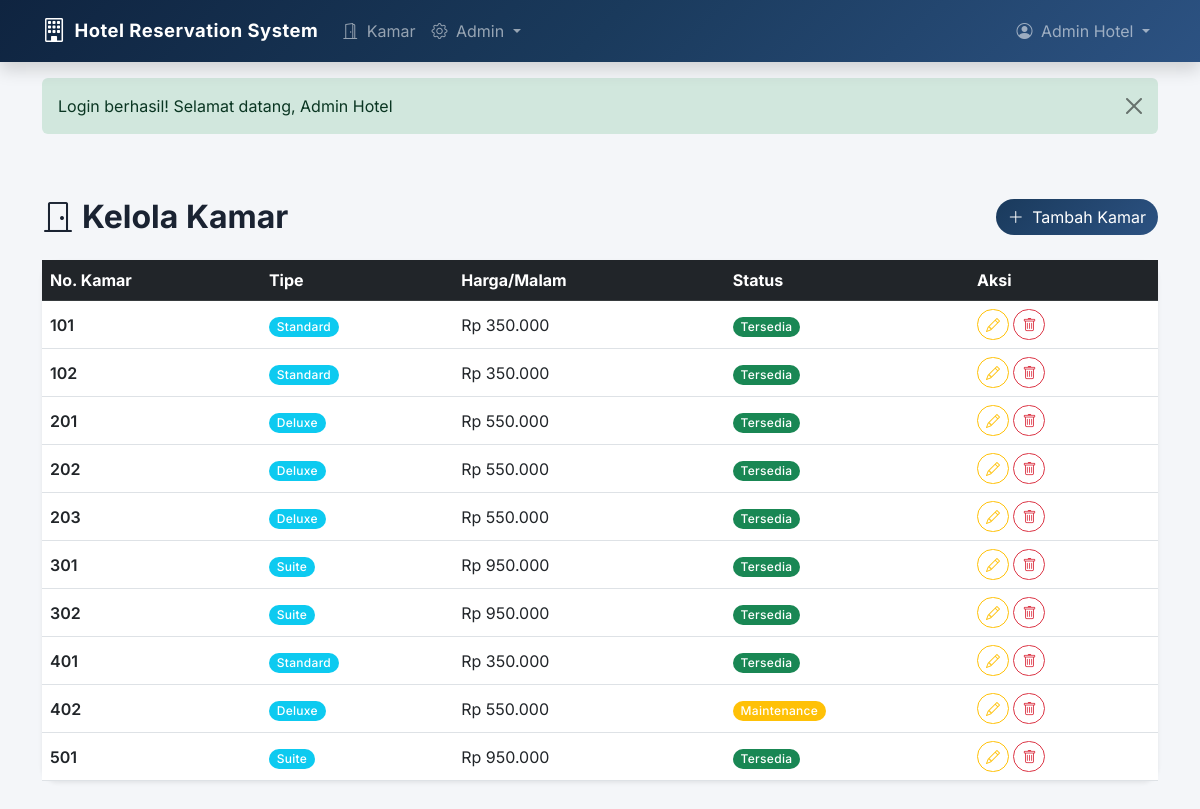
Screenshot of /public/admin/rooms (signed in) with the database file from the repository.
### tables this page shows
CREATE TABLE rooms (
    id_room      INT AUTO_INCREMENT PRIMARY KEY,
    nomor_kamar  VARCHAR(10) NOT NULL UNIQUE,
    tipe_kamar   VARCHAR(50) NOT NULL COMMENT 'standard, deluxe, suite',
    harga        DECIMAL(12,2) NOT NULL,
    status       ENUM('tersedia', 'terisi', 'maintenance') DEFAULT 'tersedia',
    deskripsi    TEXT,
    gambar       VARCHAR(255) DEFAULT NULL,
    created_at   DATETIME DEFAULT CURRENT_TIMESTAMP
);

### app/controllers/RoomController.php (called while the page is built, shortened)
<?php
class RoomController extends Controller
{
    public function adminIndex()
    {
        $roomModel = $this->model('Room');
        $rooms = $roomModel->getAll();
        $this->view('admin/rooms', ['rooms' => $rooms]);
    }
}

### public/index.php (called while the page is built, shortened)
<?php
require_once __DIR__ . '/../app/core/Database.php';
require_once __DIR__ . '/../app/core/App.php';
require_once __DIR__ . '/../app/core/Controller.php';
require_once __DIR__ . '/../app/core/Middleware.php';
App::run();

### app/core/Middleware.php (called while the page is built, shortened)
<?php
class Middleware
{
    public static function user()
    {
        return $_SESSION['user'] ?? null;
    }
}

### app/core/Database.php (called while the page is built, shortened)
<?php
class Database
{
    private static $instance = null;
    private $pdo;
    private $stmt;
    private function __construct()
    {
        $dsn = 'mysql:host=' . DB_HOST . ';dbname=' . DB_NAME . ';charset=utf8mb4';
        $options = [
            PDO::ATTR_ERRMODE            => PDO::ERRMODE_EXCEPTION,
            PDO::ATTR_DEFAULT_FETCH_MODE => PDO::FETCH_OBJ,
            PDO::ATTR_EMULATE_PREPARES   => false,
        ];
        try {
            $this->pdo = new PDO($dsn, DB_USER, DB_PASS, $options);
        } catch (PDOException $e) {
            die('Koneksi database gagal: ' . $e->getMessage());
        }
    }
    public static function getInstance()
    {
        if (self::$instance === null) {
            self::$instance = new self();
        }
        return self::$instance;
    }
    public function query($sql)
    {
        $this->stmt = $this->pdo->prepare($sql);
        return $this;
    }
    public function execute()
    {
        return $this->stmt->execute();
    }
    public function resultSet()
    {
        $this->execute();
        return $this->stmt->fetchAll();
    }
}

### app/models/Room.php (called while the page is built, shortened)
<?php
class Room
{
    private $db;
    public function __construct()
    {
        $this->db = Database::getInstance();
    }
    public function getAll()
    {
        $this->db->query("SELECT * FROM rooms ORDER BY nomor_kamar ASC");
        return $this->db->resultSet();
    }
}

### app/views/admin/rooms.php (the view, shortened to what this page needs)
<?php require_once __DIR__ . '/../layouts/header.php'; ?>
<?php require_once __DIR__ . '/../layouts/navbar.php'; ?>
<div class="container py-5">
    <div class="d-flex justify-content-between align-items-center mb-4">
        <h2 class="fw-bold mb-0"><i class="bi bi-door-closed me-2"></i>Kelola Kamar</h2>
        <a href="<?= BASE_URL ?>/admin/rooms/create" class="btn btn-primary rounded-pill">
            <i class="bi bi-plus-lg me-1"></i> Tambah Kamar
        </a>
    </div>
    <div class="card border-0 shadow-sm rounded-4">
        <div class="card-body p-0">
            <div class="table-responsive">
                <table class="table table-hover align-middle mb-0">
                    <thead class="table-dark">
                        <tr>
                            <th>No. Kamar</th>
                            <th>Tipe</th>
                            <th>Harga/Malam</th>
                            <th>Status</th>
                            <th>Aksi</th>
                        </tr>
                    </thead>
                    <tbody>
                        <?php foreach ($rooms as $room): ?>
                        <tr>
                            <td class="fw-semibold"><?= htmlspecialchars($room->nomor_kamar) ?></td>
                            <td><span class="badge bg-info rounded-pill"><?= $room->tipe_kamar ?></span></td>
                            <td>Rp <?= number_format($room->harga, 0, ',', '.') ?></td>
                            <td>
                                <?php
                                $sc = match($room->status) {
                                    'tersedia' => 'success', 'terisi' => 'danger', 'maintenance' => 'warning', default => 'secondary'
                                };
                                ?>
                                <span class="badge bg-<?= $sc ?> rounded-pill"><?= ucfirst($room->status) ?></span>
                            </td>
                            <td>
                                <a href="<?= BASE_URL ?>/admin/rooms/edit/<?= $room->id_room ?>" class="btn btn-sm btn-outline-warning rounded-pill">
                                    <i class="bi bi-pencil"></i>
                                </a>
                                <a href="<?= BASE_URL ?>/admin/rooms/delete/<?= $room->id_room ?>" class="btn btn-sm btn-outline-danger rounded-pill"
                                   onclick="return confirm('Yakin hapus kamar ini?')">
                                    <i class="bi bi-trash"></i>
                                </a>
                            </td>
                        </tr>
                        <?php endforeach; ?>
                    </tbody>
                </table>
            </div>
        </div>
    </div>
</div>
<?php require_once __DIR__ . '/../layouts/footer.php'; ?>

### app/core/App.php (shortened to what this page needs)
<?php
class App
{
    private static $routes = [];
    public static function get($path, $action)
    {
        self::$routes['GET'][$path] = $action;
    }
    public static function post($path, $action)
    {
        self::$routes['POST'][$path] = $action;
    }
    public static function run()
    {
        $url = isset($_GET['url']) ? '/' . trim($_GET['url'], '/') : '/';
        $method = $_SERVER['REQUEST_METHOD'];
        if (isset(self::$routes[$method])) {
            foreach (self::$routes[$method] as $route => $action) {
                $pattern = preg_replace('/\{([a-zA-Z]+)\}/', '(\d+)', $route);
                $pattern = '#^' . $pattern . '$#';
                if (preg_match($pattern, $url, $matches)) {
                    array_shift($matches);
                    list($controllerName, $methodName) = explode('@', $action);
                    $controllerFile = __DIR__ . '/../controllers/' . $controllerName . '.php';
                    if (file_exists($controllerFile)) {
                        $controller = new $controllerName();
                        call_user_func_array([$controller, $methodName], $matches);
                        break;
                    }
                }
            }
        }
    }
}

### app/core/Controller.php (shortened to what this page needs)
<?php
class Controller
{
    protected function view($viewPath, $data = [])
    {
        extract($data);
        $file = __DIR__ . '/../views/' . $viewPath . '.php';
        if (file_exists($file)) {
            require_once $file;
        } else {
            die("View '{$viewPath}' tidak ditemukan.");
        }
    }
    protected function model($modelName)
    {
        $file = __DIR__ . '/../models/' . $modelName . '.php';
        if (file_exists($file)) {
            return new $modelName();
        } else {
            die("Model '{$modelName}' tidak ditemukan.");
        }
    }
}

### app/views/layouts/header.php (shortened to what this page needs)
<!DOCTYPE html>
<html lang="id">
<head>
    <link href="https://cdn.jsdelivr.net/npm/bootstrap@5.3.0/dist/css/bootstrap.min.css" rel="stylesheet">
    <link href="https://cdn.jsdelivr.net/npm/bootstrap-icons@1.10.5/font/bootstrap-icons.css" rel="stylesheet">
    <link href="<?= BASE_URL ?>/css/style.css" rel="stylesheet">
</head>
<body>

### app/views/layouts/navbar.php (shortened to what this page needs)
<?php
$user = Middleware::user();
?>
<nav class="navbar navbar-expand-lg navbar-dark bg-primary-gradient sticky-top shadow">
    <div class="container">
        <a class="navbar-brand fw-bold d-flex align-items-center" href="<?= BASE_URL ?>/">
            <i class="bi bi-building me-2 fs-4"></i>
            <?= APP_NAME ?>
        </a>
        <div class="collapse navbar-collapse" id="navbarMain">
            <ul class="navbar-nav me-auto">
                <li class="nav-item">
                    <a class="nav-link" href="<?= BASE_URL ?>/rooms">
                        <i class="bi bi-door-open me-1"></i> Kamar
                    </a>
                </li>
                <?php if ($user && $user->role === 'admin'): ?>
                <li class="nav-item dropdown">
                    <a class="nav-link dropdown-toggle" href="#" data-bs-toggle="dropdown">
                        <i class="bi bi-gear me-1"></i> Admin
                    </a>
                </li>
                <?php endif; ?>
            </ul>
            <ul class="navbar-nav">
                <?php if ($user): ?>
                <li class="nav-item dropdown">
                    <a class="nav-link dropdown-toggle" href="#" data-bs-toggle="dropdown">
                        <i class="bi bi-person-circle me-1"></i> <?= htmlspecialchars($user->nama) ?>
                    </a>
                </li>
                <?php endif; ?>
            </ul>
        </div>
    </div>
</nav>
<?php
if (isset($_SESSION['flash'])):
    $flash = $_SESSION['flash'];
?>
<div class="container mt-3">
    <div class="alert alert-<?= $flash['type'] ?> alert-dismissible fade show" role="alert">
        <?= htmlspecialchars($flash['message']) ?>
        <button type="button" class="btn-close" data-bs-dismiss="alert"></button>
    </div>
</div>
<?php endif; ?>

### app/views/layouts/footer.php (shortened to what this page needs)
</body>
</html>

### public/css/style.css (style rules this page uses)
:root { --primary: #1a3a5c; --primary-light: #2c5282; --primary-dark: #0f2440; --accent: #c9a84c; --accent-light: #e8d5a3; --success: #2d9f5c; --bg-light: #f4f6f9; --text-dark: #1a2332; --text-muted: #6b7a8d; --card-shadow: 0 2px 16px rgba(26, 58, 92, 0.08); --transition: all 0.3s ease; }
body { font-family: 'Inter', -apple-system, BlinkMacSystemFont, sans-serif; background-color: var(--bg-light); color: var(--text-dark); }
.bg-primary-gradient { background: linear-gradient(135deg, var(--primary-dark) 0%, var(--primary) 50%, var(--primary-light) 100%) !important; }
.navbar-brand { font-size: 1.15rem; letter-spacing: 0.5px; }
.btn-primary { background: linear-gradient(135deg, var(--primary) 0%, var(--primary-light) 100%); border: none; transition: var(--transition); }
.table-dark { background: linear-gradient(135deg, var(--primary-dark), var(--primary)) !important; }
.card { border-radius: 1rem; }
.rounded-4 { border-radius: 1rem !important; }
.badge { font-weight: 500; letter-spacing: 0.3px; }
.alert { border: none; }

### rows the page displays
rooms: nomor_kamar "101", tipe_kamar "Standard", harga "350.000", status "Tersedia"
rooms: nomor_kamar "102", tipe_kamar "Standard", harga "350.000", status "Tersedia"
rooms: nomor_kamar "201", tipe_kamar "Deluxe", harga "550.000", status "Tersedia"
rooms: nomor_kamar "202", tipe_kamar "Deluxe", harga "550.000", status "Tersedia"
rooms: nomor_kamar "203", tipe_kamar "Deluxe", harga "550.000", status "Tersedia"
rooms: nomor_kamar "301", tipe_kamar "Suite", harga "950.000", status "Tersedia"
rooms: nomor_kamar "302", tipe_kamar "Suite", harga "950.000", status "Tersedia"
rooms: nomor_kamar "401", tipe_kamar "Standard", harga "350.000", status "Tersedia"
rooms: nomor_kamar "402", tipe_kamar "Deluxe", harga "550.000", status "Maintenance"
rooms: nomor_kamar "501", tipe_kamar "Suite", harga "950.000", status "Tersedia"
